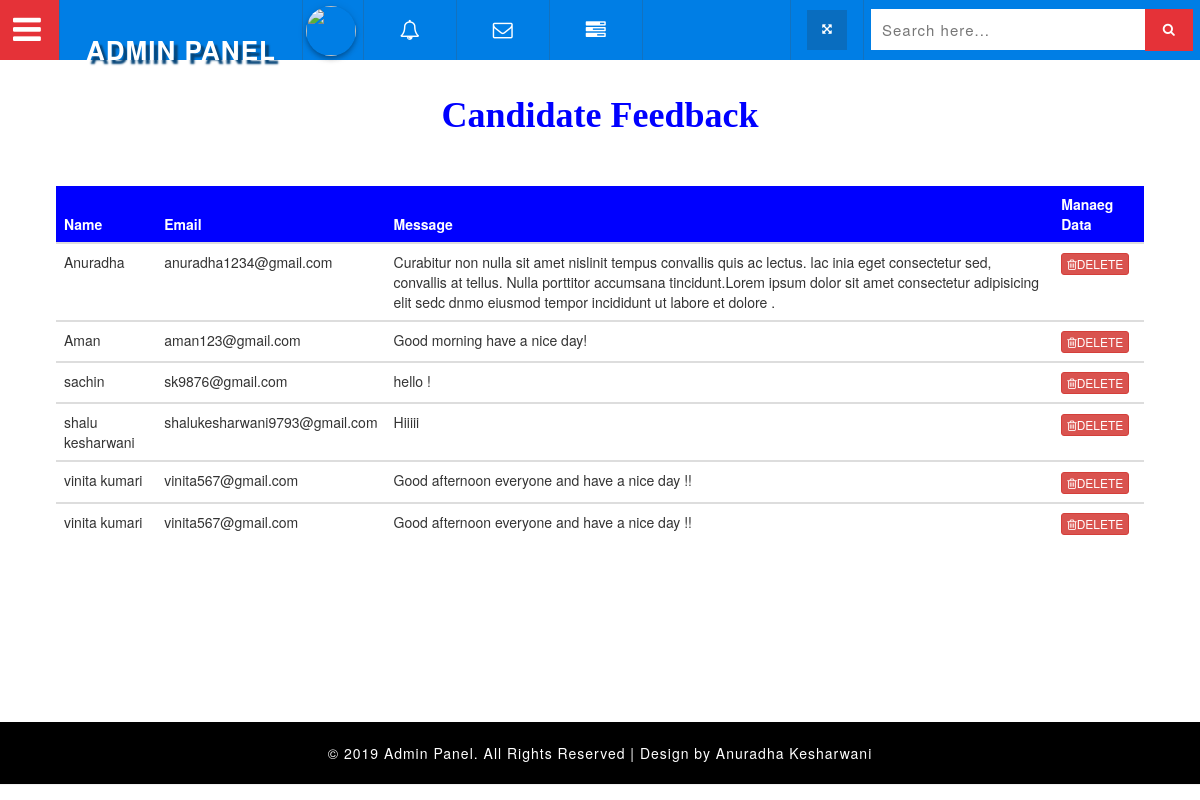
The page /admin/feedbackdata.php on the database its author committed.
### tables this page shows
CREATE TABLE `feedback` (
  `id` int(10) NOT NULL,
  `Name` varchar(40) NOT NULL,
  `Email` varchar(60) NOT NULL,
  `Message` varchar(400) NOT NULL,
  `updatedtime` timestamp(6) NOT NULL DEFAULT CURRENT_TIMESTAMP(6) ON UPDATE CURRENT_TIMESTAMP(6)
);

### admin/feedbackdata.php (the view, shortened to what this page needs)
<?php
	$db = mysqli_connect('localhost', 'root', 'root', 'jobportal');
?>
<?php
$result = mysqli_query($db, "SELECT * FROM `feedback` ");
?>
<!DOCTYPE html>
<html lang="zxx">
<head>
<link href="css/bootstrap.css" rel="stylesheet" type="text/css" media="all" />
<link href="css/component.css" rel="stylesheet" type="text/css" media="all" />
<link href="css/style_grid.css" rel="stylesheet" type="text/css" media="all" />
<link href="css/style.css" rel="stylesheet" type="text/css" media="all" />
<link href="css/font-awesome.css" rel="stylesheet">
 <link rel="stylesheet" href="https://maxcdn.bootstrapcdn.com/bootstrap/3.4.0/css/bootstrap.min.css">
	 <link rel="stylesheet" href="https://cdnjs.cloudflare.com/ajax/libs/font-awesome/4.7.0/css/font-awesome.min.css">
</head>
<body>
<div class="wthree_agile_admin_info">
		  <div class="w3_agileits_top_nav">
			<ul id="gn-menu" class="gn-menu-main">
				<li class="gn-trigger">
					<a class="gn-icon gn-icon-menu"><i class="fa fa-bars" aria-hidden="true"></i><span>Menu</span></a>
								</li>
							</ul>
						</div>
                <li class="second logo"><h1><a href="main-page.php"><i class="fa fa-graduation-cap" aria-hidden="true"></i>Admin Panel </a></h1></li>
					<li class="second admin-pic">
				       <ul class="top_dp_agile">
									<li class="dropdown profile_details_drop">
										<a href="#" class="dropdown-toggle" data-toggle="dropdown" aria-expanded="false">
											<div class="profile_img">
												<span class="prfil-img"><img src="images/user.png" style="height:50px;width:50px;" alt=""> </span>
											</div>
										</a>
									</li>
						</ul>
				</li>
				<li class="second top_bell_nav">
				   <ul class="top_dp_agile ">
									<li class="dropdown head-dpdn">
										<a href="#" class="dropdown-toggle" data-toggle="dropdown" aria-expanded="true"><i class="fa fa-bell-o" aria-hidden="true"></i> </a>
									</li>
						</ul>
				</li>
				<li class="second top_bell_nav">
				   <ul class="top_dp_agile ">
									<li class="dropdown head-dpdn">
										<a href="#" class="dropdown-toggle" data-toggle="dropdown" aria-expanded="true"><i class="fa fa-envelope-o" aria-hidden="true"></i> </a>
									</li>
						</ul>
				</li>
				<li class="second top_bell_nav">
				   <ul class="top_dp_agile ">
				       <li class="dropdown head-dpdn">
										<a href="#" class="dropdown-toggle" data-toggle="dropdown" aria-expanded="false"><i class="fa fa-tasks"></i></a>
									</li>
								</ul>
				</li>
				<li class="second w3l_search">
						<form action="#" method="post">
							<input type="search" name="search" placeholder="Search here..." required="">
							<button class="btn btn-default" type="submit"><i class="fa fa-search" aria-hidden="true"></i></button>
						</form>
				</li>
				<li class="second full-screen">
					<section class="full-top">
						<button id="toggle"><i class="fa fa-arrows-alt" aria-hidden="true"></i></button>
					</section>
				</li>
		</div>
				<div class="inner_content">
<br/>
					<center><h1 style="color:blue;font-family: monotype corsiva;font-weight: bold;">Candidate Feedback </h1></center><br/><br/>
	<div class="col-md-12 image">
		<div class="row rgb">
<table class="table table-hover">
	<thead style="background: blue;color:white;">
		<tr>
			<th>Name</th>
			<th>Email</th>
			<th>Message</th>
			<th>Manaeg Data</th>
		</tr>
	</thead>
	<?php
while ($row = mysqli_fetch_array($result))
	{ ?>
	<tbody>
		<tr>
			<td><?php echo $row['Name'];?></td>
			<td><?php echo $row['Email'];?></td>
			<td><?php echo $row['Message'];?></td>
			<td>
				<a href="feedbackdata.php?id=<?php echo $row['id']; ?>" class="del_btn">
					<button class="btn btn-danger btn-xs" onClick="return confirm ('Do You Really want to delete');"><i class="fa fa-trash-o"></i>DELETE
					</button></a>
			</td>
		</tr>
	</tbody>
<?php } ?>
</table>
</div>
</div>
	</div>
	<br/><br/><br/><br/><br/><br/><br/><br/><br/><br/><br/><br/><br/><br/><br/><br/><br/><br/><br/><br/><br/><br/><br/><br/>
<div class="copyrights">
	 <p>© 2019 Admin Panel. All Rights Reserved | Design by  Anuradha Kesharwani</p>
</div>
</body>
</html>

### admin/css/component.css (style rules this page uses)
*, *:after, *::before { -webkit-box-sizing: border-box; -moz-box-sizing: border-box; box-sizing: border-box; }
.gn-menu-main ul { margin: 0; padding: 0; list-style: none; text-transform: none; }
.gn-menu-main { top: 0; left: 0; width: 100%; height: 60px; font-size: 13px; position: fixed; }
.w3_agileits_top_nav { background: #007ee5; color: #fff; top: 0; left: 0; width: 100%; height: 60px; font-size: 13px; position: fixed; z-index: 999; }
.gn-menu-main a { display: block; height: 100%; color: #fff; text-decoration: none; cursor: pointer; }
.gn-menu-main > li { display: block; float: left; height: 100%; border-right: 1px solid #1372bf; text-align: center; }
li.second { padding: 0 7px; }
li.second.logo { padding: 0 26px; }
i.fa.fa-bars { color: #fff; }
.gn-menu-main li.gn-trigger { position: relative; width: 60px; -webkit-touch-callout: none; -webkit-user-select: none; -khtml-user-select: none; -moz-user-select: none; -ms-user-select: none; user-select: none; background: #e53238; color: #fff; padding: 5px 8px 0 0; font-size: 2.5em; }
.gn-menu-main > li:nth-child(7) { float: right; border-right: none; width: 28%; margin-top: 9px; }
.gn-menu-main > li:last-child { float: right; border-left: 1px solid #1372bf; }
.gn-menu-main > li > a { text-transform: uppercase; letter-spacing: 1px; font-weight: bold; }
.gn-menu-main:after { display: table; clear: both; content: ""; }
@media (max-width:1280px) { .gn-menu-main li.gn-trigger { position: relative; width: 60px; -webkit-touch-callout: none; -webkit-user-select: none; -khtml-user-select: none; -moz-user-select: none; -ms-user-select: none; user-select: none; background: #e53238; color: #fff; padding: 5px 4px 0 0; font-size: 2.5em; } }

### rows shown on the page
feedback: Name "Anuradha", Email "anuradha1234@gmail.com", Message "Curabitur non nulla sit amet nislinit tempus convallis quis ac lectus. lac inia eget consectetur sed, convallis at tellus. Nulla porttitor accumsana tincidunt.Lorem ipsum dolor sit amet consectetur adipisicing elit sedc dnmo eiusmod tempor incididunt ut labore et dolore ."
feedback: Name "Aman", Email "aman123@gmail.com", Message "Good morning have a nice day!"
feedback: Name "sachin", Email "sk9876@gmail.com", Message "hello !"
feedback: Name "shalu kesharwani", Email "shalukesharwani9793@gmail.com", Message "Hiiiii"
feedback: Name "vinita kumari", Email "vinita567@gmail.com", Message "Good afternoon everyone and have a nice day !!"
feedback: Name "vinita kumari", Email "vinita567@gmail.com", Message "Good afternoon everyone and have a nice day !!"
